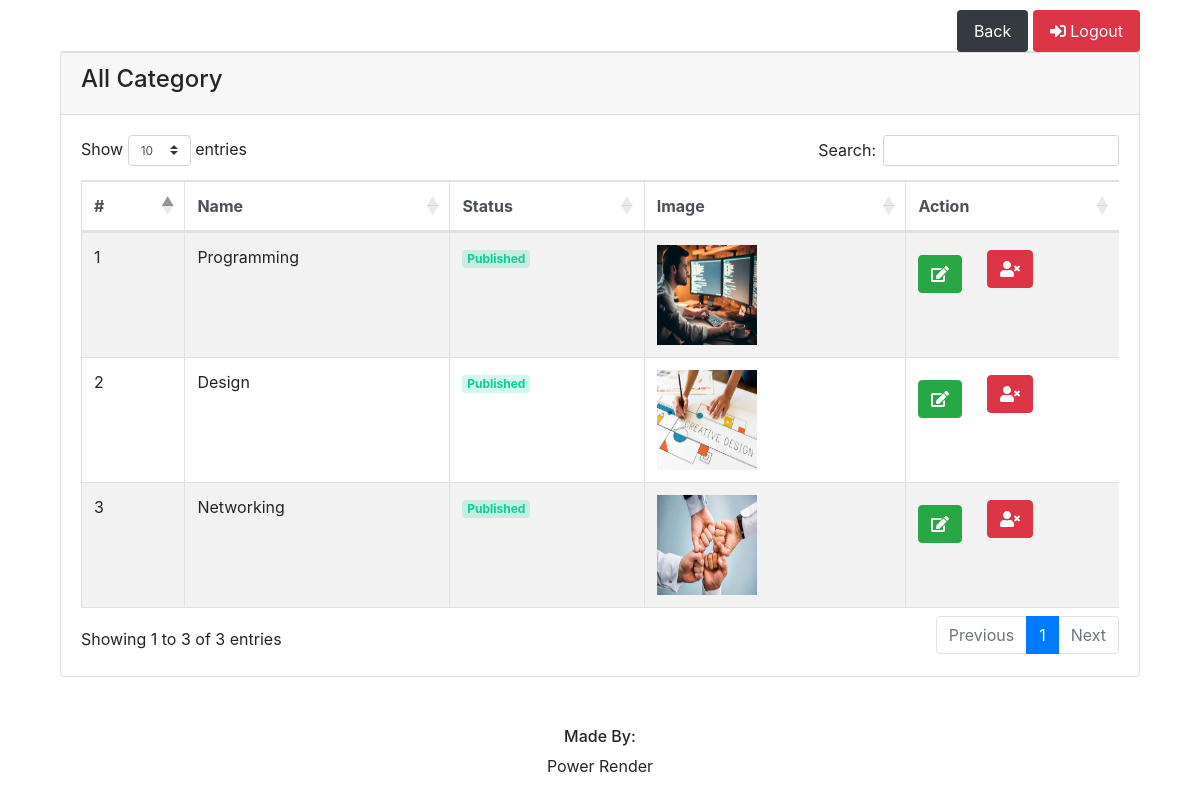
Page /category.php (signed in) on the committed database.
### tables this page shows
CREATE TABLE `tbl_category` (
  `cat_id` int(111) NOT NULL,
  `name` varchar(111) NOT NULL,
  `photo_cat` text NOT NULL,
  `status` int(1) NOT NULL DEFAULT 0
);

### include/demo.php (called while the page is built)
<?php
	$demoOrLive = 1;
?>

### category.php (the view, shortened to what this page needs)
<?php include 'include/header.php';?>
<?php include 'include/demo.php';?>
<body>
	<div class="container">
	<div class="mx-auto col-sm-12 main-section" id="myTab" role="tablist">
		<?php include 'include/child-tab.php';?>
		<div class="tab-content" id="myTabContent">
			<div role="tabpanel">
				<div class="card">
					<div class="card-header">
						<h4>All Category</h4>
					</div>
					<div class="card-body">
						<div class="table-responsive">
							<table id="userList" class="table table-bordered table-hover table-striped">
								<thead class="thead-light">
								<tr>
									<th scope="col">#</th>
									<th scope="col">Name</th>
									<th scope="col">Status</th>
									<th scope="col">Image</th>
									<th scope="col">Action</th>
								</tr>
								</thead>
								<tbody>
								<?php
									$cat = mysqli_query($conn, "SELECT * from tbl_category");
									while($row = mysqli_fetch_array($cat))
									{ ?>
										<tr>
										<td><?php echo $row['cat_id'] ?></td>
										<td><?php echo $row['name'] ?></td>
										<td>
											<?php
												if($row['status']!="0"){?>
													<span class="badge badge-success-lighten" style="color: #0acf97; background-color: rgba(10,207,151,.18);">Published</span>
												<?php }else{ ?>
													<span class="badge badge-dark-lighten" style="color: #ef042f; background-color: rgba(49,58,70,.18);">Disabled</span>
												<?php }
											?>
										</td>
										<td><a href="<?php include 'image/baseurl.php';?><?php echo "image/".$row['photo_cat'];?>" id="example1" title="<?php echo $row['name'] ?>">
											<img src="<?php include 'image/baseurl.php';?><?php echo "image/".$row['photo_cat'];?>" height=100 width=100 id=myImg>
											</a>
										</td>
										<td>
											<?php
												if ($demoOrLive == "1") { ?>
													<a href="editcategory?cat_id=<?php echo $row['cat_id'];?>" class="btn btn-success"><i class="fa fa-edit"></i></a>
											<?php } else {?>
													<a href="" class="btn btn-success"><i class="fa fa-edit"></i></a>
											<?php } ?>
											<?php
												if ($demoOrLive == "1") { ?>
													<a<a href="?cat_id=<?php echo $row['cat_id'];?>" class="btn btn-danger" onclick="return confirm('Are you sure you want to delete this Category?')"><i class="fa fa-user-times"></i></a>
											<?php } else {?>
													<a<a href="" class="btn btn-danger" onclick="return confirm('Are you sure you want to delete this Category?')"><i class="fa fa-user-times"></i></a>
											<?php } ?>
										</td>
										</tr>
									<?php }
								?>
								</tbody>
							</table>
						</div>
					</div>
				</div>
			</div>
		</div>
	</div>
</div>
<?php include 'include/footer.php';?>
</body>
</html>

### include/header.php (shortened to what this page needs)
<!DOCTYPE html>
<html lang="en" xmlns:th="http://www.thymeleaf.org">
<head>
	<link rel="stylesheet" href="https://maxcdn.bootstrapcdn.com/bootstrap/4.0.0/css/bootstrap.min.css">
	<link rel="stylesheet" href="https://use.fontawesome.com/releases/v5.0.8/css/solid.css">
	<link rel="stylesheet" href="https://cdnjs.cloudflare.com/ajax/libs/twitter-bootstrap/4.1.1/css/bootstrap.css">
	<link rel="stylesheet" href="https://cdn.datatables.net/1.10.19/css/dataTables.bootstrap4.min.css">
	<link href="assets/dataTables/dataTables.bootstrap.css" rel="stylesheet" />
	<link rel="stylesheet" href="assets/css/bootstrap-fileupload.min.css" />
	<link rel="stylesheet" href="https://cdn.jsdelivr.net/gh/fancyapps/fancybox@3.5.7/dist/jquery.fancybox.min.css" />
	<link rel="stylesheet" type="text/css" href="assets/css/styles.css"/>
</head>

### include/child-tab.php
<ul class="nav nav-tabs justify-content-end" style="margin-top: 10px;">
			<li class="nav-item">
			<a class="nav-link btn btn-dark" href="home" role="tab">Back</a>
			</li>&nbsp;
			<li class="nav-item">
			<a class="nav-link btn btn-danger" href="include/logout.php" role="tab"><i class="fas fa-sign-in-alt"></i> Logout</a>
		</ul>

### include/footer.php (shortened to what this page needs)
<div class="container">
    <div class="col col-md-12" style="text-align: center; margin-top: 50px;">
        <h6>Made By: </h6>
        Power Render
    </div>
</div>

### assets/css/styles.css (style rules this page uses)
td a { margin-top: 10px; }

### rows in the picture
tbl_category: cat_id "1", name "Programming", status "Published", photo_cat (picture)
tbl_category: cat_id "2", name "Design", status "Published", photo_cat (picture)
tbl_category: cat_id "3", name "Networking", status "Published", photo_cat (picture)
